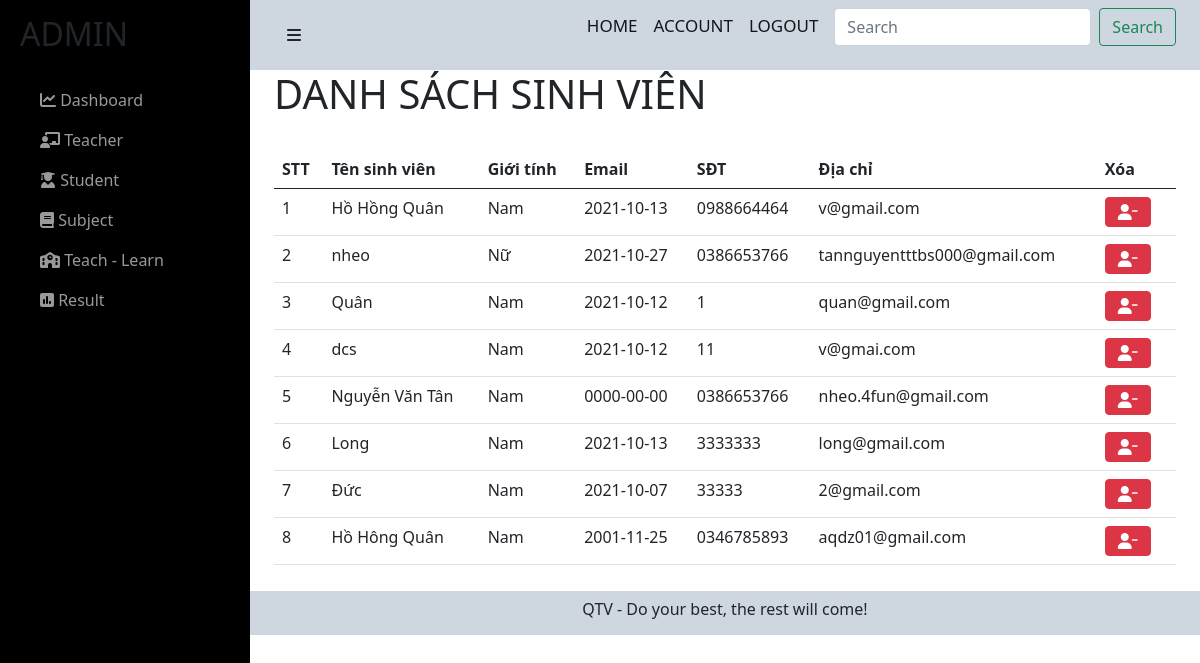
Page /admin/admin/student.php (signed in) on the committed database.
### tables this page shows
CREATE TABLE `users` (
  `user_id` int(11) NOT NULL,
  `user_name` varchar(255) NOT NULL,
  `user_avatar` varchar(255) DEFAULT NULL,
  `user_gioitinh` tinyint(4) NOT NULL,
  `user_birthday` date NOT NULL,
  `user_phone` varchar(255) NOT NULL,
  `user_email` varchar(255) NOT NULL,
  `user_pass` varchar(255) NOT NULL,
  `user_level` int(11) NOT NULL,
  `status` tinyint(4) NOT NULL,
  `code` varchar(255) NOT NULL,
  `code_forgot` varchar(255) NOT NULL
);

### admin/admin/student.php (the view, shortened to what this page needs)
<?php include('../../config/config.php');
?>
<link href="https://cdn.jsdelivr.net/npm/bootstrap@5.0.2/dist/css/bootstrap.min.css" rel="stylesheet">
<link rel="stylesheet" href="https://cdnjs.cloudflare.com/ajax/libs/font-awesome/6.0.0-beta2/css/all.min.css" />
<link rel="stylesheet" href="../../css/teacher-admin.css">
<div id="wrapper">
    <div id="sidebar-wrapper">
        <ul class="sidebar-nav">
        <li class="sidebar-brand">
                <h2>ADMIN</h2>
            </li>
            <li>
                <a href="index.php"><i class="fas fa-chart-line"></i> Dashboard</a>
            </li>
            <li>
                <a href="teacher.php"><i class="fas fa-chalkboard-teacher"></i> Teacher</a>
            </li>
            <li>
                <a href="student.php"><i class="fas fa-user-graduate"></i> Student</a>
            </li>
            <li>
                <a href="subject.php"><i class="fas fa-book"></i> Subject</a>
            </li>
            <li>
                <a href="learn-teach-admin.php"><i class="fas fa-school"></i> Teach - Learn</a>
            </li>
            <li>
                <a href="result-admin.php"><i class="fas fa-poll"></i> Result</a>
            </li>
        </ul>
    </div>
    <div id="page-content-wrapper">
        <div class="container-fluid">
            <div class="row">
                <div class="col-lg-12">
                    <nav class="navbar navbar-light">
                        <div class="container-fluid">
                            <a href="#menu-toggle" class="btn btn-default" id="menu-toggle"><i class="fas fa-bars"></i></a>
                            <form class="d-flex">
                                <a href="" class="navbar-brand">HOME</a>
                                <a href="" class="navbar-brand">ACCOUNT</a>
                                <a href="../../login/logout.php" class="navbar-brand">LOGOUT</a>
                                <input class="form-control me-2" type="search" placeholder="Search" aria-label="Search">
                                <button class="btn btn-outline-success" type="submit">Search</button>
                            </form>
                        </div>
                    </nav>
                    <div class="container">
                        <h1>DANH SÁCH SINH VIÊN</h1>
                       <br>
                        <table class="table">
                            <thead>
                                <tr>
                                    <th scope="col">STT</th>
                                    <th scope="col">Tên sinh viên</th>
                                    <th scope="col">Giới tính</th>
                                    <th scope="col">Email</th>
                                    <th scope="col">SĐT</th>
                                    <th scope="col">Địa chỉ</th>
                                   <th scope="col">Xóa</th>
                                </tr>
                            </thead>
                            <tbody>
                                <?php
                                $sql = "SELECT * from users where user_level = 0";
                                $res = mysqli_query($conn, $sql);
                                $sn = 1;
                                if ($res == true) {
                                    while ($row = mysqli_fetch_assoc($res)) {
                                        $user_gioitinh = $row['user_gioitinh'];
                                ?>
                                        <tr>
                                            <td><?php echo $sn++ ?></td>
                                            <td><?php echo $row['user_name']; ?></td>
                                            <td>
                                                <?php if ($user_gioitinh == 1) {
                                                    echo 'Nam';
                                                }
                                                if ($user_gioitinh == 0) {
                                                    echo 'Nữ';
                                                }
                                                ?>
                                            </td>
                                            <td><?php echo $row['user_birthday']; ?></td>
                                            <td><?php echo $row['user_phone']; ?></td>
                                            <td><?php echo $row['user_email']; ?></td>
                                            <td>
                                                <a href="./del-student-admin.php?user_id=<?php echo $row['user_id']; ?>"><button type="button" class="btn btn-danger text-white me-2"><i class="fas fa-user-minus"></i></button></a>
                                            </td>
                                        </tr>
                                <?php
                                    }
                                }
                                ?>
                            </tbody>
                        </table>
                    </div>
                </div>
            </div>
        </div>
        <footer>
            <p class="ftr text-center">
                QTV - Do your best, the rest will come!
            </p>
        </footer>
    </div>
</div>

### css/teacher-admin.css (style rules this page uses)
.row>* { padding : 0; }
#wrapper { padding-left: 0; -webkit-transition: all 0.5s ease; -moz-transition: all 0.5s ease; -o-transition: all 0.5s ease; transition: all 0.5s ease; }
.navbar-brand { font-size:17px; font-weight:500; }
#page-content-wrapper { padding: 50px; position: relative; }
#sidebar-wrapper { z-index: 1000; position: fixed; left: 250px; width: 0; height: 100%; margin-left: -250px; overflow-y: auto; background: #000; -webkit-transition: all 0.5s ease; -moz-transition: all 0.5s ease; -o-transition: all 0.5s ease; transition: all 0.5s ease; }
#page-content-wrapper { width: 100%; position: absolute; padding: 15px; }
.sidebar-nav { position: absolute; top: 0; width: 250px; margin: 0; padding: 0; list-style: none; }
.sidebar-nav li { text-indent: 20px; line-height: 40px; }
.sidebar-nav li a { display: block; text-decoration: none; color: #999999; }
.sidebar-nav > .sidebar-brand { height: 65px; font-size: 18px; line-height: 60px; margin-top: 15px; }
@media (min-width:768px) { #wrapper { padding-left: 250px; } }
@media (min-width:768px) { #sidebar-wrapper { width: 250px; } }
@media (min-width:768px) { #page-content-wrapper { padding: 0; position: relative; } }
.navbar, .ftr { background-color: #ced6e0; }
.ftr { height:44px; margin-bottom: 0; padding-top:6px; }
.container { min-height: 521px; }

### rows in the picture
users: user_name "Hồ Hồng Quân", user_gioitinh "Nam", user_birthday "2021-10-13", user_phone "0988664464", user_email "v@gmail.com"
users: user_name "nheo", user_gioitinh "Nữ", user_birthday "2021-10-27", user_phone "0386653766", user_email "tannguyentttbs000@gmail.com"
users: user_name "Quân", user_gioitinh "Nam", user_birthday "2021-10-12", user_phone "1", user_email "quan@gmail.com"
users: user_name "dcs", user_gioitinh "Nam", user_birthday "2021-10-12", user_phone "11", user_email "v@gmai.com"
users: user_name "Nguyễn Văn Tân", user_gioitinh "Nam", user_birthday "0000-00-00", user_phone "0386653766", user_email "nheo.4fun@gmail.com"
users: user_name "Long", user_gioitinh "Nam", user_birthday "2021-10-13", user_phone "3333333", user_email "long@gmail.com"
users: user_name "Đức", user_gioitinh "Nam", user_birthday "2021-10-07", user_phone "33333", user_email "2@gmail.com"
users: user_name "Hồ Hông Quân", user_gioitinh "Nam", user_birthday "2001-11-25", user_phone "0346785893", user_email "aqdz01@gmail.com"
